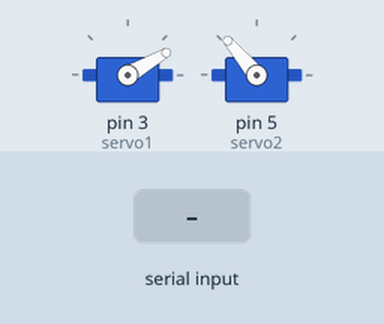
Recording of a sketch running on a simulated Arduino Uno, built with avr-gcc and run on an emulated ATmega328P. On the bench: 2 × servo. Inputs (shaded band) come from the test bench.

Above: at 1.2 s.
1.3 s: "u" received over Serial
At 2.2 s:
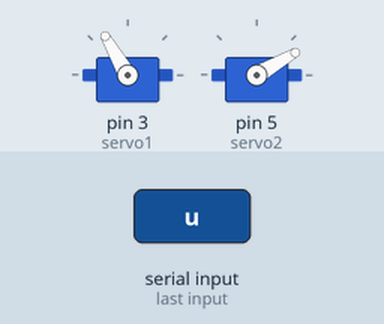
2.8 s: "d" received over Serial
At 3.3 s:
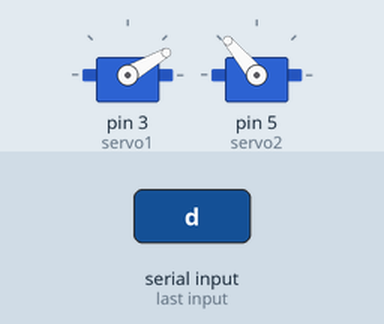
Timing chart, 0 to 5.8 s (numbered marks = the images above; inputs shaded):
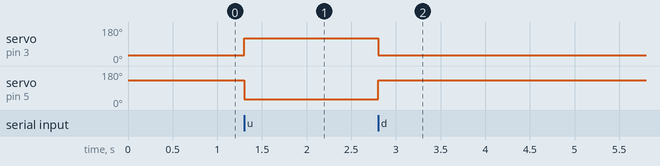

The sketch:

Arduino_Servo_Serial.ino
```cpp
#include <Servo.h>


Servo servo1;
Servo servo2;

void setup(){
  servo1.attach(3);
  servo2.attach(5);
  servo1.write(30);
  servo2.write(130);
  Serial.begin(9600);

}

void loop()
{
  if(Serial.available()){
    char ch = Serial.read();
    switch(ch){
      case 'd' :

        servo1.write(30);
        servo2.write(130);

        break;

      case 'u':
        servo1.write(120);
        servo2.write(30);

        break;
    }
  }
}
```

Measured:
- after the input at 1.3 s, servo on pin 3 (servo1): 30° → 120° at once; servo on pin 5 (servo2): 130° → 30° at once
- after the input at 2.8 s, servo on pin 3 (servo1): 120° → 30° at once; servo on pin 5 (servo2): 30° → 130° at once
